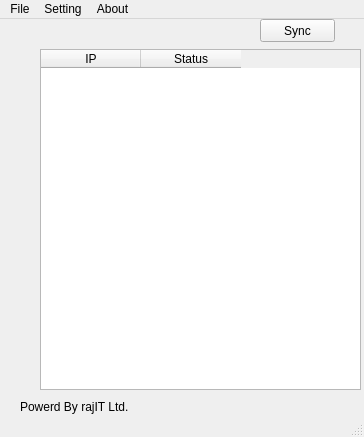
<?xml version="1.0" encoding="UTF-8"?>
<ui version="4.0">
 <class>LocalserverWindow</class>
 <widget class="QMainWindow" name="LocalserverWindow">
  <property name="geometry">
   <rect>
    <x>0</x>
    <y>0</y>
    <width>364</width>
    <height>437</height>
   </rect>
  </property>
  <property name="windowTitle">
   <string>ServerWindow</string>
  </property>
  <property name="styleSheet">
   <string notr="true"/>
  </property>
  <widget class="QWidget" name="centralwidget">
   <widget class="QLabel" name="label_4">
    <property name="geometry">
     <rect>
      <x>20</x>
      <y>380</y>
      <width>121</width>
      <height>16</height>
     </rect>
    </property>
    <property name="text">
     <string>Powerd By rajIT Ltd.</string>
    </property>
   </widget>
   <widget class="QPushButton" name="syncButton">
    <property name="geometry">
     <rect>
      <x>260</x>
      <y>0</y>
      <width>75</width>
      <height>23</height>
     </rect>
    </property>
    <property name="styleSheet">
     <string notr="true"/>
    </property>
    <property name="text">
     <string>Sync</string>
    </property>
   </widget>
   <widget class="QTableWidget" name="tableWidget">
    <property name="geometry">
     <rect>
      <x>40</x>
      <y>30</y>
      <width>321</width>
      <height>341</height>
     </rect>
    </property>
    <property name="maximumSize">
     <size>
      <width>331</width>
      <height>16777215</height>
     </size>
    </property>
    <property name="styleSheet">
     <string notr="true"/>
    </property>
    <column>
     <property name="text">
      <string>IP</string>
     </property>
    </column>
    <column>
     <property name="text">
      <string>Status</string>
     </property>
    </column>
   </widget>
  </widget>
  <widget class="QMenuBar" name="menubar">
   <property name="geometry">
    <rect>
     <x>0</x>
     <y>0</y>
     <width>364</width>
     <height>21</height>
    </rect>
   </property>
   <widget class="QMenu" name="menuFile">
    <property name="title">
     <string>File</string>
    </property>
    <addaction name="separator"/>
    <addaction name="statusAction"/>
    <addaction name="actionAdd_New"/>
    <addaction name="listAction"/>
   </widget>
   <widget class="QMenu" name="menuSetting">
    <property name="title">
     <string>Setting</string>
    </property>
    <addaction name="actionConfigaration"/>
   </widget>
   <widget class="QMenu" name="menuAbout">
    <property name="title">
     <string>About</string>
    </property>
    <addaction name="separator"/>
    <addaction name="versionAction"/>
   </widget>
   <addaction name="menuFile"/>
   <addaction name="menuSetting"/>
   <addaction name="menuAbout"/>
  </widget>
  <widget class="QStatusBar" name="statusbar"/>
  <action name="actionVersion">
   <property name="text">
    <string>Version</string>
   </property>
  </action>
  <action name="actionConfigaration">
   <property name="icon">
    <iconset resource="../resources.qrc">
     <normaloff>:/icon/feather/settings.svg</normaloff>:/icon/feather/settings.svg</iconset>
   </property>
   <property name="text">
    <string>Configaration</string>
   </property>
  </action>
  <action name="actionAdd_New">
   <property name="icon">
    <iconset resource="../resources.qrc">
     <normaloff>:/icon/feather/plus.svg</normaloff>:/icon/feather/plus.svg</iconset>
   </property>
   <property name="text">
    <string>Add New Device</string>
   </property>
  </action>
  <action name="actionSave">
   <property name="icon">
    <iconset>
     <normaloff>fugue-icons-3.5.6/icons/document-sub.png</normaloff>fugue-icons-3.5.6/icons/document-sub.png</iconset>
   </property>
   <property name="text">
    <string>Save</string>
   </property>
  </action>
  <action name="action_list">
   <property name="icon">
    <iconset>
     <normaloff>fugue-icons-3.5.6/icons/document-share.png</normaloff>fugue-icons-3.5.6/icons/document-share.png</iconset>
   </property>
   <property name="text">
    <string>Device List</string>
   </property>
  </action>
  <action name="actionConfigaration_2">
   <property name="icon">
    <iconset>
     <normaloff>fugue-icons-3.5.6/icons/hammer-screwdriver.png</normaloff>fugue-icons-3.5.6/icons/hammer-screwdriver.png</iconset>
   </property>
   <property name="text">
    <string>Configaration</string>
   </property>
  </action>
  <action name="versionAction">
   <property name="icon">
    <iconset resource="../resources.qrc">
     <normaloff>:/icon/feather/help-circle.svg</normaloff>:/icon/feather/help-circle.svg</iconset>
   </property>
   <property name="text">
    <string>Version</string>
   </property>
  </action>
  <action name="statusAction">
   <property name="icon">
    <iconset resource="../resources.qrc">
     <normaloff>:/icon/feather/info.svg</normaloff>:/icon/feather/info.svg</iconset>
   </property>
   <property name="text">
    <string>Status</string>
   </property>
  </action>
  <action name="listAction">
   <property name="icon">
    <iconset resource="../resources.qrc">
     <normaloff>:/icon/feather/list.svg</normaloff>:/icon/feather/list.svg</iconset>
   </property>
   <property name="text">
    <string>Device List</string>
   </property>
   <property name="toolTip">
    <string>list</string>
   </property>
  </action>
 </widget>
 <resources>
  <include location="../resources.qrc"/>
 </resources>
 <connections/>
</ui>
